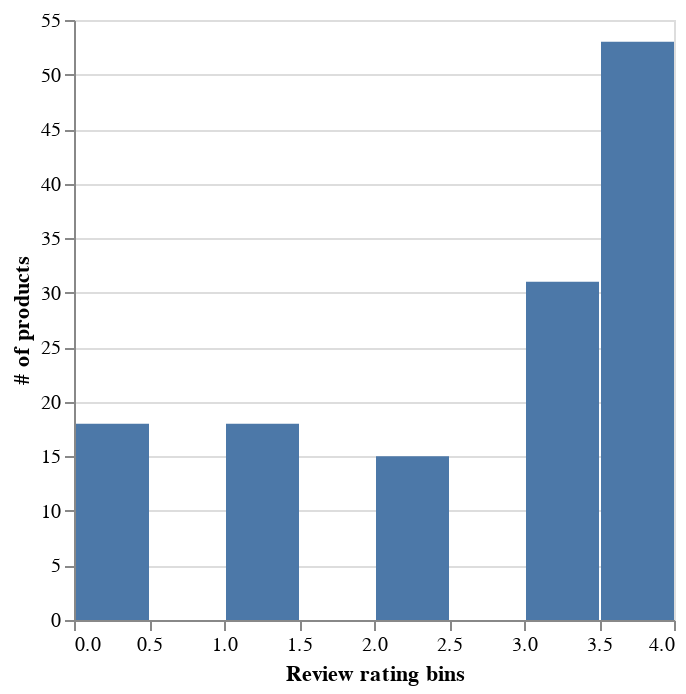

The notebook cell saved with this chart:
### Code cell
# relatively evenly distributed, I'd still argue for no extra caution needed
alt.Chart(products_df).mark_bar().encode(
    x=alt.X("review_rating:Q", bin=True, title="Review rating bins"),
    y=alt.Y("count()", title="# of products"),
)

### Figure 1 — Vega-Lite specification as saved in the notebook (floating-point values rounded to 4 significant figures; data arrays with more than 128 entries replaced by an {"elided": "..."} marker saying what was removed)
{"$schema": "https://vega.github.io/schema/vega-lite/v5.16.3.json", "config": {"view": {"continuousHeight": 300, "continuousWidth": 300}}, "data": {"name": "data-3781f6763f61d136ebcbcd5930a0c444"}, "datasets": {"data-3781f6763f61d136ebcbcd5930a0c444": {"elided": "135 records"}}, "encoding": {"x": {"bin": true, "field": "review_rating", "title": "Review rating bins", "type": "quantitative"}, "y": {"aggregate": "count", "title": "# of products", "type": "quantitative"}}, "mark": {"type": "bar"}}
